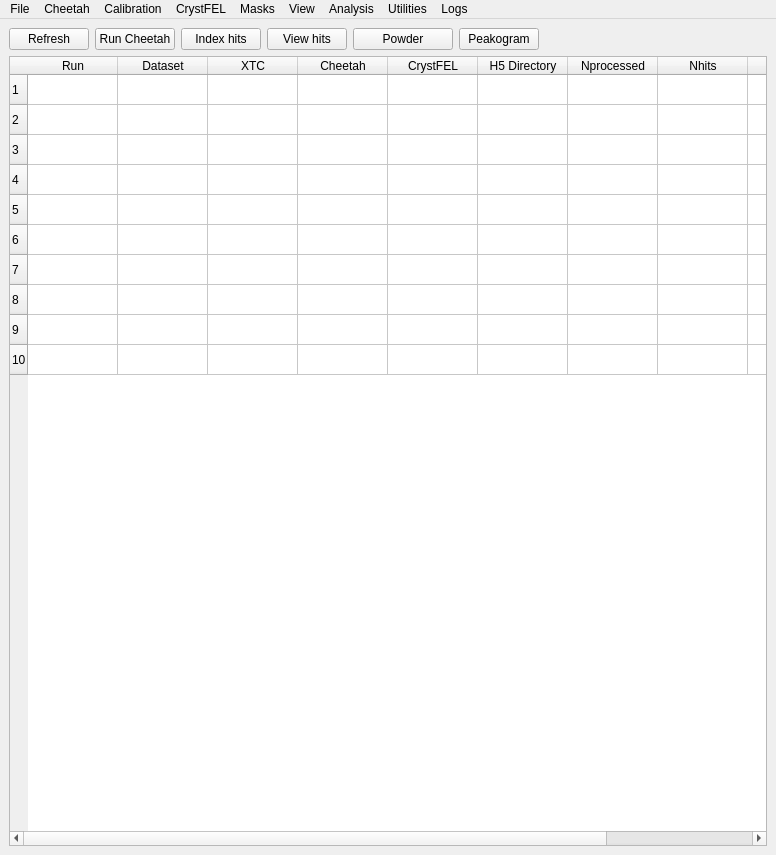
<?xml version="1.0" encoding="UTF-8"?>
<ui version="4.0">
 <class>MainWindow</class>
 <widget class="QMainWindow" name="MainWindow">
  <property name="geometry">
   <rect>
    <x>0</x>
    <y>0</y>
    <width>776</width>
    <height>855</height>
   </rect>
  </property>
  <property name="sizePolicy">
   <sizepolicy hsizetype="Expanding" vsizetype="Expanding">
    <horstretch>0</horstretch>
    <verstretch>0</verstretch>
   </sizepolicy>
  </property>
  <property name="windowTitle">
   <string>Cheetah GUI</string>
  </property>
  <widget class="QWidget" name="centralwidget">
   <layout class="QGridLayout" name="gridLayout">
    <item row="1" column="0">
     <layout class="QVBoxLayout" name="verticalLayout">
      <property name="sizeConstraint">
       <enum>QLayout::SetDefaultConstraint</enum>
      </property>
      <item>
       <layout class="QHBoxLayout" name="horizontalLayout">
        <property name="sizeConstraint">
         <enum>QLayout::SetDefaultConstraint</enum>
        </property>
        <item>
         <widget class="QPushButton" name="button_refresh">
          <property name="sizePolicy">
           <sizepolicy hsizetype="Fixed" vsizetype="Fixed">
            <horstretch>0</horstretch>
            <verstretch>0</verstretch>
           </sizepolicy>
          </property>
          <property name="maximumSize">
           <size>
            <width>100</width>
            <height>25</height>
           </size>
          </property>
          <property name="text">
           <string>Refresh</string>
          </property>
         </widget>
        </item>
        <item>
         <widget class="QPushButton" name="button_runCheetah">
          <property name="sizePolicy">
           <sizepolicy hsizetype="Fixed" vsizetype="Fixed">
            <horstretch>0</horstretch>
            <verstretch>0</verstretch>
           </sizepolicy>
          </property>
          <property name="maximumSize">
           <size>
            <width>100</width>
            <height>25</height>
           </size>
          </property>
          <property name="text">
           <string>Run Cheetah</string>
          </property>
         </widget>
        </item>
        <item>
         <widget class="QPushButton" name="button_index">
          <property name="enabled">
           <bool>true</bool>
          </property>
          <property name="sizePolicy">
           <sizepolicy hsizetype="Fixed" vsizetype="Fixed">
            <horstretch>0</horstretch>
            <verstretch>0</verstretch>
           </sizepolicy>
          </property>
          <property name="maximumSize">
           <size>
            <width>100</width>
            <height>25</height>
           </size>
          </property>
          <property name="text">
           <string>Index hits</string>
          </property>
         </widget>
        </item>
        <item>
         <widget class="QPushButton" name="button_viewhits">
          <property name="sizePolicy">
           <sizepolicy hsizetype="Fixed" vsizetype="Fixed">
            <horstretch>0</horstretch>
            <verstretch>0</verstretch>
           </sizepolicy>
          </property>
          <property name="maximumSize">
           <size>
            <width>100</width>
            <height>25</height>
           </size>
          </property>
          <property name="text">
           <string>View hits</string>
          </property>
         </widget>
        </item>
        <item>
         <widget class="QPushButton" name="button_virtualpowder">
          <property name="enabled">
           <bool>true</bool>
          </property>
          <property name="sizePolicy">
           <sizepolicy hsizetype="Expanding" vsizetype="Fixed">
            <horstretch>0</horstretch>
            <verstretch>0</verstretch>
           </sizepolicy>
          </property>
          <property name="maximumSize">
           <size>
            <width>100</width>
            <height>25</height>
           </size>
          </property>
          <property name="text">
           <string>Powder</string>
          </property>
         </widget>
        </item>
        <item>
         <widget class="QPushButton" name="button_peakogram">
          <property name="enabled">
           <bool>true</bool>
          </property>
          <property name="sizePolicy">
           <sizepolicy hsizetype="Fixed" vsizetype="Fixed">
            <horstretch>0</horstretch>
            <verstretch>0</verstretch>
           </sizepolicy>
          </property>
          <property name="maximumSize">
           <size>
            <width>100</width>
            <height>25</height>
           </size>
          </property>
          <property name="text">
           <string>Peakogram</string>
          </property>
         </widget>
        </item>
        <item>
         <spacer name="horizontalSpacer">
          <property name="orientation">
           <enum>Qt::Horizontal</enum>
          </property>
          <property name="sizeHint" stdset="0">
           <size>
            <width>40</width>
            <height>20</height>
           </size>
          </property>
         </spacer>
        </item>
       </layout>
      </item>
      <item>
       <widget class="QTableWidget" name="table_status">
        <property name="lineWidth">
         <number>3</number>
        </property>
        <property name="verticalScrollBarPolicy">
         <enum>Qt::ScrollBarAsNeeded</enum>
        </property>
        <property name="horizontalScrollBarPolicy">
         <enum>Qt::ScrollBarAlwaysOn</enum>
        </property>
        <property name="sortingEnabled">
         <bool>true</bool>
        </property>
        <property name="rowCount">
         <number>10</number>
        </property>
        <attribute name="horizontalHeaderCascadingSectionResizes">
         <bool>false</bool>
        </attribute>
        <attribute name="horizontalHeaderDefaultSectionSize">
         <number>90</number>
        </attribute>
        <attribute name="horizontalHeaderHighlightSections">
         <bool>false</bool>
        </attribute>
        <row/>
        <row/>
        <row/>
        <row/>
        <row/>
        <row/>
        <row/>
        <row/>
        <row/>
        <row/>
        <column>
         <property name="text">
          <string>Run</string>
         </property>
        </column>
        <column>
         <property name="text">
          <string>Dataset</string>
         </property>
        </column>
        <column>
         <property name="text">
          <string>XTC</string>
         </property>
        </column>
        <column>
         <property name="text">
          <string>Cheetah</string>
         </property>
        </column>
        <column>
         <property name="text">
          <string>CrystFEL</string>
         </property>
        </column>
        <column>
         <property name="text">
          <string>H5 Directory</string>
         </property>
        </column>
        <column>
         <property name="text">
          <string>Nprocessed</string>
         </property>
        </column>
        <column>
         <property name="text">
          <string>Nhits</string>
         </property>
        </column>
        <column>
         <property name="text">
          <string>Nindex</string>
         </property>
        </column>
        <column>
         <property name="text">
          <string>Hitrate%</string>
         </property>
        </column>
       </widget>
      </item>
      <item>
       <layout class="QHBoxLayout" name="horizontalLayout2"/>
      </item>
     </layout>
    </item>
   </layout>
  </widget>
  <widget class="QMenuBar" name="menuBar">
   <property name="geometry">
    <rect>
     <x>0</x>
     <y>0</y>
     <width>776</width>
     <height>22</height>
    </rect>
   </property>
   <widget class="QMenu" name="menuFile">
    <property name="title">
     <string>File</string>
    </property>
    <addaction name="menu_file_command"/>
    <addaction name="menu_file_startcrawler"/>
    <addaction name="menu_file_newgeometry"/>
    <addaction name="separator"/>
    <addaction name="menu_file_quit"/>
   </widget>
   <widget class="QMenu" name="menuCheetah">
    <property name="title">
     <string>Cheetah</string>
    </property>
    <addaction name="menu_cheetah_processselected"/>
    <addaction name="menu_cheetah_relabel"/>
    <addaction name="menu_cheetah_autorun"/>
   </widget>
   <widget class="QMenu" name="menuAnalysis">
    <property name="title">
     <string>Analysis</string>
    </property>
    <addaction name="menu_analysis_hitrate"/>
    <addaction name="menu_analysis_resolution"/>
    <addaction name="menu_analysis_saturation"/>
    <addaction name="menu_analysis_peakogram"/>
   </widget>
   <widget class="QMenu" name="menu_masks">
    <property name="title">
     <string>Masks</string>
    </property>
    <addaction name="menu_mask_maker"/>
    <addaction name="menu_mask_badpixdark"/>
    <addaction name="menu_mask_badpixbright"/>
    <addaction name="menu_mask_combine"/>
    <addaction name="menu_mask_makecspadgain"/>
    <addaction name="menu_mask_translatecspadgain"/>
    <addaction name="menu_mask_view"/>
   </widget>
   <widget class="QMenu" name="menuPowder">
    <property name="title">
     <string>View</string>
    </property>
    <addaction name="menu_powder_hits"/>
    <addaction name="menu_powder_hits_det"/>
    <addaction name="menu_powder_blank"/>
    <addaction name="menu_powder_blank_det"/>
    <addaction name="menu_powder_peaks_hits"/>
    <addaction name="menu_powder_peaks_blank"/>
   </widget>
   <widget class="QMenu" name="menuLogs">
    <property name="title">
     <string>Logs</string>
    </property>
    <addaction name="menu_log_batch"/>
    <addaction name="menu_log_cheetah"/>
    <addaction name="menu_log_cheetahstatus"/>
   </widget>
   <widget class="QMenu" name="menuUtilities">
    <property name="title">
     <string>Utilities</string>
    </property>
    <addaction name="menu_utilities_calibman"/>
    <addaction name="menu_utilities_psocake"/>
   </widget>
   <widget class="QMenu" name="menuCrystFEL">
    <property name="title">
     <string>CrystFEL</string>
    </property>
    <addaction name="menu_crystfel_mosflmnolatt"/>
    <addaction name="menu_crystfel_indexgeopt"/>
    <addaction name="menu_crystfel_indexpdb"/>
    <addaction name="separator"/>
    <addaction name="menu_crystfel_viewindexingresults"/>
    <addaction name="menu_crystfel_cellexplorer"/>
    <addaction name="menu_crystfel_viewindexing_pick"/>
    <addaction name="menu_crystfel_cellexplorer_pick"/>
    <addaction name="separator"/>
    <addaction name="menu_crystfel_mergestreams"/>
    <addaction name="menu_crystfel_listfiles"/>
    <addaction name="menu_crystfel_listevents"/>
   </widget>
   <widget class="QMenu" name="menuCalibration">
    <property name="title">
     <string>Calibration</string>
    </property>
    <addaction name="menu_calib_darkcal"/>
    <addaction name="menu_calib_copydarkcal"/>
    <addaction name="separator"/>
    <addaction name="menu_calib_currentdarkcal"/>
    <addaction name="menu_calib_currentbadpix"/>
    <addaction name="menu_calib_currentpeakmask"/>
    <addaction name="menu_calib_currentgeom"/>
   </widget>
   <addaction name="menuFile"/>
   <addaction name="menuCheetah"/>
   <addaction name="menuCalibration"/>
   <addaction name="menuCrystFEL"/>
   <addaction name="menu_masks"/>
   <addaction name="menuPowder"/>
   <addaction name="menuAnalysis"/>
   <addaction name="menuUtilities"/>
   <addaction name="menuLogs"/>
  </widget>
  <action name="menu_file_autorefresh">
   <property name="text">
    <string>Auto refresh table</string>
   </property>
  </action>
  <action name="menu_file_refreshtable">
   <property name="text">
    <string>Refresh table</string>
   </property>
  </action>
  <action name="menu_file_startcrawler">
   <property name="text">
    <string>Start crawler</string>
   </property>
  </action>
  <action name="menu_file_command">
   <property name="text">
    <string>Unlock command operations</string>
   </property>
  </action>
  <action name="menu_file_quit">
   <property name="text">
    <string>Quit</string>
   </property>
  </action>
  <action name="menu_mask_badpixdark">
   <property name="text">
    <string>Make bad pixel mask from darkcal</string>
   </property>
  </action>
  <action name="menu_mask_badpixbright">
   <property name="enabled">
    <bool>false</bool>
   </property>
   <property name="text">
    <string>Make bad pixel mask from brightfield</string>
   </property>
  </action>
  <action name="actionDefault_particle_display_settings">
   <property name="text">
    <string>Default particle display settings</string>
   </property>
  </action>
  <action name="actionHistogram_clip">
   <property name="checkable">
    <bool>true</bool>
   </property>
   <property name="checked">
    <bool>true</bool>
   </property>
   <property name="text">
    <string>Histogram clip</string>
   </property>
  </action>
  <action name="actionAuto_scale_levels">
   <property name="checkable">
    <bool>true</bool>
   </property>
   <property name="checked">
    <bool>true</bool>
   </property>
   <property name="text">
    <string>Clamp histogram scale </string>
   </property>
  </action>
  <action name="menu_cheetah_processselected">
   <property name="text">
    <string>Process selected runs</string>
   </property>
  </action>
  <action name="menu_cheetah_relabel">
   <property name="text">
    <string>Label or relabel dataset</string>
   </property>
  </action>
  <action name="menu_cheetah_autorun">
   <property name="text">
    <string>Autorun when new data is ready</string>
   </property>
  </action>
  <action name="menu_mask_combine">
   <property name="text">
    <string>Combine masks</string>
   </property>
  </action>
  <action name="menu_mask_makecspadgain">
   <property name="text">
    <string>Create CSPAD gain map</string>
   </property>
  </action>
  <action name="menu_mask_translatecspadgain">
   <property name="text">
    <string>Translate CSPAD gain map</string>
   </property>
  </action>
  <action name="menu_analysis_peakogram">
   <property name="text">
    <string>Peakogram</string>
   </property>
  </action>
  <action name="menu_analysis_saturation">
   <property name="text">
    <string>Saturation check</string>
   </property>
  </action>
  <action name="menu_analysis_hitrate">
   <property name="text">
    <string>Hit rate plot</string>
   </property>
  </action>
  <action name="menu_analysis_resolution">
   <property name="text">
    <string>Resolution plot</string>
   </property>
  </action>
  <action name="menu_powder_hits">
   <property name="text">
    <string>Virtual powder hits (class 1, background subtracted)</string>
   </property>
  </action>
  <action name="menu_powder_hits_det">
   <property name="text">
    <string>Virtual powder hits (class 1, detector corrected only)</string>
   </property>
  </action>
  <action name="menu_powder_blank">
   <property name="text">
    <string>Virtual powder blanks (class 0, background subtracted)</string>
   </property>
  </action>
  <action name="menu_powder_blank_det">
   <property name="text">
    <string>Virtual powder blanks (class 0, detector corrected only)</string>
   </property>
  </action>
  <action name="menu_powder_peaks_hits">
   <property name="text">
    <string>Peakfinder virtual powder hits (class 1)</string>
   </property>
  </action>
  <action name="menu_powder_peaks_blank">
   <property name="text">
    <string>Peakfinder virtual powder blanks (class 0)</string>
   </property>
  </action>
  <action name="menu_log_batch">
   <property name="text">
    <string>Batch log file</string>
   </property>
  </action>
  <action name="menu_log_cheetah">
   <property name="text">
    <string>Cheetah log file</string>
   </property>
  </action>
  <action name="menu_log_cheetahstatus">
   <property name="text">
    <string>Cheetah status file</string>
   </property>
  </action>
  <action name="menu_mask_maker">
   <property name="text">
    <string>Mask maker</string>
   </property>
  </action>
  <action name="menu_utilities_psocake">
   <property name="text">
    <string>psocake (Chuck)</string>
   </property>
  </action>
  <action name="menu_powder_darkcal">
   <property name="text">
    <string>View darkcal</string>
   </property>
  </action>
  <action name="menu_mask_view">
   <property name="text">
    <string>View mask file</string>
   </property>
  </action>
  <action name="menu_file_newgeometry">
   <property name="text">
    <string>Change geometry file</string>
   </property>
  </action>
  <action name="menu_utilities_calibman">
   <property name="text">
    <string>calibman (pcds)</string>
   </property>
  </action>
  <action name="menu_powder_copydarkcal">
   <property name="text">
    <string>Copy darkcal.h5 to calib/darkcal</string>
   </property>
  </action>
  <action name="menu_crystfel_cellexplorer">
   <property name="text">
    <string>Cell explorer (selected run)</string>
   </property>
  </action>
  <action name="menu_crystfel_viewindexingresults">
   <property name="text">
    <string>View indexing (selected run)</string>
   </property>
  </action>
  <action name="menu_crystfel_mosflmnolatt">
   <property name="text">
    <string>Index mosflm-raw-nolatt-nocell</string>
   </property>
  </action>
  <action name="menu_crystfel_mergestreams">
   <property name="text">
    <string>Merge stream files</string>
   </property>
  </action>
  <action name="menu_calib_darkcal">
   <property name="text">
    <string>View darkcal</string>
   </property>
  </action>
  <action name="menu_calib_copydarkcal">
   <property name="text">
    <string>Copy darkcal.h5 to calib/darkcal</string>
   </property>
  </action>
  <action name="menu_crystfel_listevents">
   <property name="text">
    <string>List events</string>
   </property>
  </action>
  <action name="menu_calib_currentdarkcal">
   <property name="text">
    <string>Set current darkcal</string>
   </property>
  </action>
  <action name="menu_calib_currentbadpix">
   <property name="text">
    <string>Set current bad pixel mask</string>
   </property>
  </action>
  <action name="menu_calib_currentpeakmask">
   <property name="text">
    <string>Set current analysis region mask</string>
   </property>
  </action>
  <action name="menu_calib_currentgeom">
   <property name="text">
    <string>Set current geometry pixelmap</string>
   </property>
  </action>
  <action name="menu_crystfel_indexpdb">
   <property name="text">
    <string>Index to pdb unit cell</string>
   </property>
  </action>
  <action name="menu_crystfel_cellexplorer_pick">
   <property name="text">
    <string>Cell explorer (pick stream file)</string>
   </property>
  </action>
  <action name="menu_crystfel_viewindexing_pick">
   <property name="text">
    <string>View indexing (pick stream file)</string>
   </property>
  </action>
  <action name="menu_crystfel_indexgeopt">
   <property name="text">
    <string>Index for geoptimiser</string>
   </property>
  </action>
  <action name="menu_crystfel_listfiles">
   <property name="text">
    <string>List files</string>
   </property>
  </action>
 </widget>
 <resources/>
 <connections/>
</ui>
